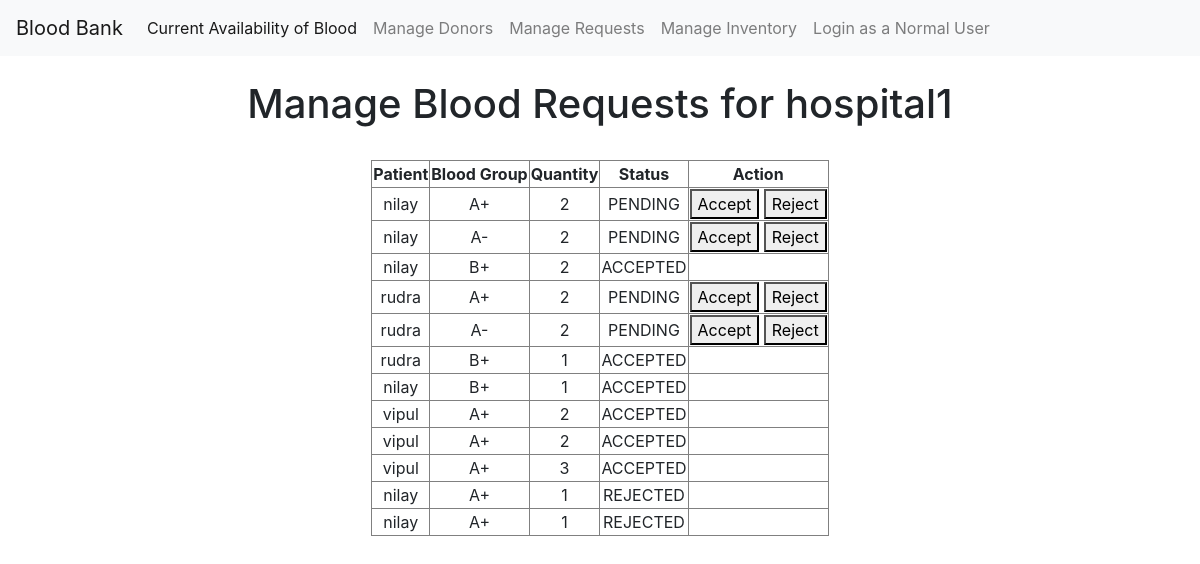
/hospital/3/requests/ (signed in), run on the app's committed database.
### hospital/models.py (models this page shows, shortened)
class Hospital(models.Model):
    hospital_name = models.CharField(max_length=255)
    city = models.CharField(max_length=100)
    area = models.CharField(max_length=500)
    phone_number = models.CharField(max_length=15)
    email = models.EmailField(unique=True)
    password = models.CharField(max_length=128)
    is_active = models.BooleanField(default=True)

class BloodRequest(models.Model):
    STATUS_CHOICES = [
        ('PENDING', 'Pending'),
        ('ACCEPTED', 'Accepted'),
        ('REJECTED', 'Rejected'),
    ]
    patient = models.ForeignKey(CustomUser, on_delete=models.CASCADE)
    hospital = models.ForeignKey(Hospital, on_delete=models.CASCADE)
    blood_group = models.CharField(max_length=3, choices=BloodInventory.BLOOD_GROUPS)
    quantity = models.IntegerField(default=0)
    status = models.CharField(max_length=10, choices=STATUS_CHOICES, default='PENDING')
    request_date = models.DateTimeField(auto_now_add=True)
    response_date = models.DateTimeField(auto_now_add=True)

### login/models.py (models this page shows, shortened)
class CustomUser(models.Model):
    username = models.CharField(max_length=150, unique=True)
    email = models.EmailField(unique=True)
    password = models.CharField(max_length=128)
    is_active = models.BooleanField(default=True)
    last_login = models.DateTimeField(auto_now_add=True, blank=True, null=True)

### hospital/views.py (the view, shortened to what this page needs)
# urls.py: path('<int:hospital_id>/requests/', views.manage_requests, name='manage_requests'),
def manage_requests(request, hospital_id):
    user_id = request.session.get('user_id')
    if user_id:
        hospital = get_object_or_404(Hospital, id=hospital_id)
        requests = BloodRequest.objects.filter(hospital=hospital)
        return render(request, 'manage_requests.html', {'hospital': hospital, 'requests': requests})
    messages.error(request, 'Session is not established. Please Login Again.')
    return render(request, 'manage_requests.html')

### hospital/templates/manage_requests.html (shortened to what this page needs)
{% extends "hospital_list.html" %}
    {% block content %}
    <div class="requets_blood" style="text-align:center">
        <h1>Manage Blood Requests for {{ hospital.hospital_name }}</h1>
        <br>
        <table border='1' style="margin-left: auto; margin-right: auto;">
            <thead>
                <tr style="text-align: center">
                    <th>Patient</th>
                    <th>Blood Group</th>
                    <th>Quantity</th>
                    <th>Status</th>
                    <th>Action</th>
                </tr>
            </thead>
            <tbody>
                {% for request in requests %}
                <tr style="text-align: center">
                    <td>{{ request.patient.username }}</td>
                    <td>{{ request.blood_group }}</td>
                    <td>{{ request.quantity }}</td>
                    <td>{{ request.status }}</td>
                    <td>
                        {% if request.status == 'PENDING' %}
                        <form method="post" style="display:inline;">
                            <button type="submit">Accept</button>
                        </form>
                        <form method="post" style="display:inline;">
                            <button type="submit">Reject</button>
                        </form>
                        {% endif %}
                    </td>
                </tr>
                {% endfor %}
            </tbody>
        </table>
    </div>
    {% endblock content %}

### data on the page
Hospital: hospital_name "hospital1"
BloodRequest: patient.username "nilay", blood_group "A+", quantity "2", status "PENDING"
BloodRequest: patient.username "nilay", blood_group "A-", quantity "2", status "PENDING"
BloodRequest: patient.username "nilay", blood_group "B+", quantity "2", status "ACCEPTED"
BloodRequest: patient.username "rudra", blood_group "A+", quantity "2", status "PENDING"
BloodRequest: patient.username "rudra", blood_group "A-", quantity "2", status "PENDING"
BloodRequest: patient.username "rudra", blood_group "B+", quantity "1", status "ACCEPTED"
BloodRequest: patient.username "nilay", blood_group "B+", quantity "1", status "ACCEPTED"
BloodRequest: patient.username "vipul", blood_group "A+", quantity "2", status "ACCEPTED"
BloodRequest: patient.username "vipul", blood_group "A+", quantity "2", status "ACCEPTED"
BloodRequest: patient.username "vipul", blood_group "A+", quantity "3", status "ACCEPTED"
BloodRequest: patient.username "nilay", blood_group "A+", quantity "1", status "REJECTED"
BloodRequest: patient.username "nilay", blood_group "A+", quantity "1", status "REJECTED"
